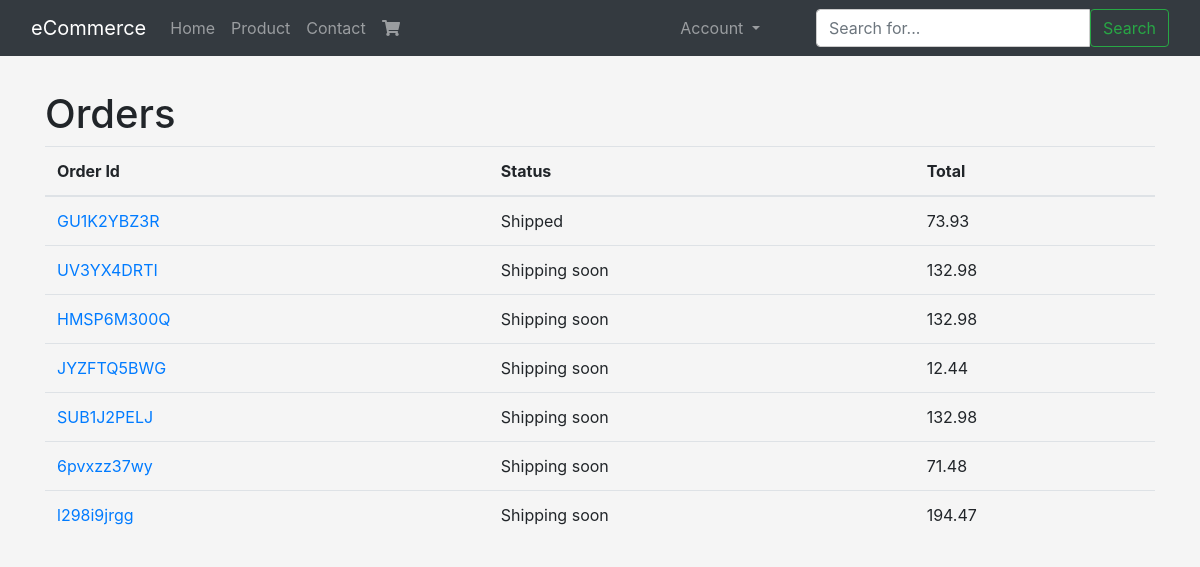
Page /orders/ (signed in) on the committed database.
### orders/models.py (models this page shows, shortened)
class Order(models.Model):
    ORDER_STATUS_CHOICES = (
        ('CREATED', 'Created'),
        ('SHIPPED', 'Shipped'),
        ('CANCELLED', 'Cancelled'),
        ('PAID', 'Paid')
    )
    order_id = models.CharField(max_length=120, blank=True)
    cart = models.ForeignKey(Cart)
    billing_profile = models.ForeignKey(BillingProfile, null=True, blank=True, related_name='orders')
    shipping_address = models.ForeignKey(Address, related_name='shipping_address', null=True, blank=True)
    billing_address = models.ForeignKey(Address, related_name='billing_address', null=True, blank=True)
    status = models.CharField(max_length=12, choices=ORDER_STATUS_CHOICES, default='CREATED')
    shipping_total = models.DecimalField(default=9.99, max_digits=10, decimal_places=2)
    total = models.DecimalField(default=0.00, max_digits=10, decimal_places=2)
    active = models.BooleanField(default=True)
    timestamp = models.DateTimeField(auto_now_add=True)
    objects = OrderManager()
    class Meta:
        ordering = ['-timestamp']
    def get_absolute_url(self):
        return reverse('orders:order-detail', kwargs={'order_id': self.order_id})
    def get_status(self):
        if self.status == 'CANCELLED':
            return 'Cancelled'
        elif self.status == 'SHIPPED':
            return 'Shipped'
        else:
            return 'Shipping soon'

### orders/views.py (the view)
class OrderListView(LoginRequiredMixin, ListView):
    def get_queryset(self):
        return Order.objects.by_request(self.request).not_created()

### billing/models.py (called while the page is built)
    def new_or_get(self, request):
        user = request.user
        guest_email_id = request.session.get('guest_email_id')
        obj = None
        created = False
        if user.is_authenticated():
            obj, created = self.model.objects.get_or_create(user=user, email=user.email)
        elif guest_email_id is not None:
            guest_email_obj = GuestEmail.objects.get(id=guest_email_id)
            obj, created = self.model.objects.get_or_create(email=guest_email_obj.email)
        else:
            pass
        return obj, created

### orders/models.py (called while the page is built)
    def by_request(self, request):
        billing_profile, created = BillingProfile.objects.new_or_get(request)
        return self.filter(billing_profile=billing_profile)

    def not_created(self):
        return self.exclude(status='CREATED')

    def get_queryset(self):
        return OrderManagerQuerySet(self.model, using=self._db)

    def by_request(self, request):
        return self.get_queryset().by_request(request)

### orders/templates/orders/order_list.html
{% extends "base.html" %}
{% block content %}
    <div class='row'>
        <div class='col-12'>
            <h1>Orders</h1>
        </div>
    </div>
    <div class='row'>
        <div class='col'>
            <table class='table'>
                <thead>
                <th>Order Id</th>
                <th>Status</th>
                <th>Total</th>
                </thead>
                <tbody>
                {% for object in object_list %}
                    <tr>
                        <td><a href='{{ object.get_absolute_url }}'>{{ object.order_id }}</a></td>
                        <td>{{ object.get_status }}</td>
                        <td>{{ object.total }}</td>
                    </tr>
                {% empty %}
                    <tr>
                        <td colspan="3"><p class='lead'>No orders yet.</td>
                    </tr>
                {% endfor %}
                </tbody>
            </table>
        </div>
    </div>
{% endblock content %}

### static_my_proj/css/main.css (style rules this page uses)
body { padding-top: 90px; background-color: whitesmoke; }

### rows in the picture
Order: order_id "GU1K2YBZ3R", get_status "Shipped", total "73.93"
Order: order_id "UV3YX4DRTI", get_status "Shipping soon", total "132.98"
Order: order_id "HMSP6M300Q", get_status "Shipping soon", total "132.98"
Order: order_id "JYZFTQ5BWG", get_status "Shipping soon", total "12.44"
Order: order_id "SUB1J2PELJ", get_status "Shipping soon", total "132.98"
Order: order_id "6pvxzz37wy", get_status "Shipping soon", total "71.48"
Order: order_id "l298i9jrgg", get_status "Shipping soon", total "194.47"
